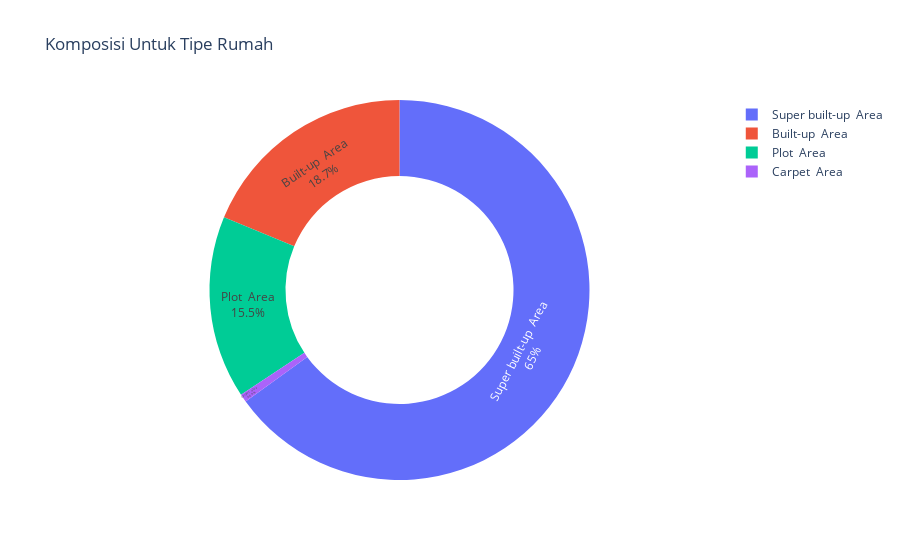

Notebook code cell kept with this figure:
### Code cell
data_rd_out_area = data_rd_out['area_type'].value_counts().reset_index().head()
fig = px.pie(data_rd_out_area, values='area_type', names='index',title='Komposisi Untuk Tipe Rumah',hole=.6)
fig.update_traces(textposition='inside', textinfo='percent+label')
fig.show()

### Figure 1 — Plotly figure (JSON) as saved in the notebook; plotly's stock layout.template omitted (floating-point values rounded to 4 significant figures)
{"data": [{"domain": {"x": [0, 1], "y": [0, 1]}, "hole": 0.6, "hovertemplate": "index=%{label}<br>area_type=%{value}<extra></extra>", "labels": ["Super built-up  Area", "Built-up  Area", "Plot  Area", "Carpet  Area"], "legendgroup": "", "name": "", "showlegend": true, "textinfo": "percent+label", "textposition": "inside", "type": "pie", "values": [8317, 2398, 1989, 87]}], "layout": {"legend": {"tracegroupgap": 0}, "title": {"text": "Komposisi Untuk Tipe Rumah"}}}
